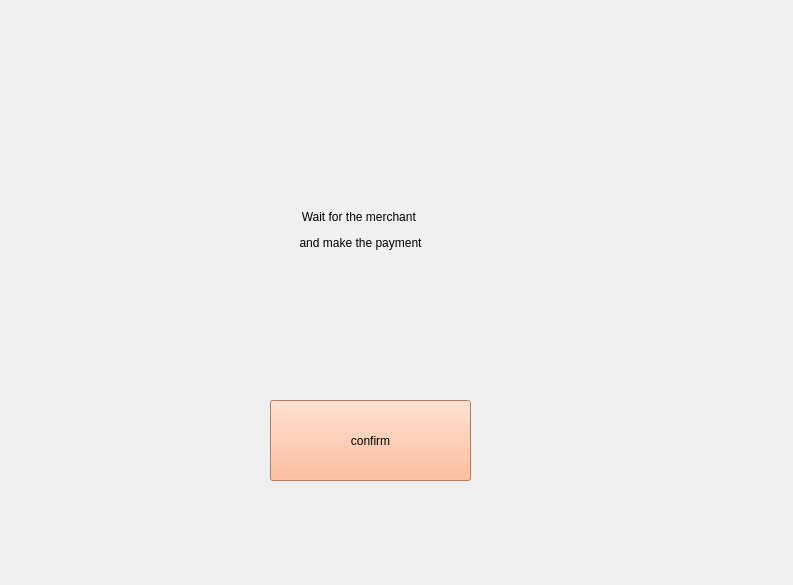
<?xml version="1.0" encoding="UTF-8"?>
<ui version="4.0">
 <class>Form</class>
 <widget class="QWidget" name="Form">
  <property name="geometry">
   <rect>
    <x>0</x>
    <y>0</y>
    <width>793</width>
    <height>585</height>
   </rect>
  </property>
  <property name="windowTitle">
   <string>Form</string>
  </property>
  <widget class="QLabel" name="label">
   <property name="geometry">
    <rect>
     <x>160</x>
     <y>140</y>
     <width>401</width>
     <height>181</height>
    </rect>
   </property>
   <property name="styleSheet">
    <string notr="true">background-color: rgb(240, 240, 240);
font: 87 20pt &quot;Segoe UI Black&quot;;</string>
   </property>
   <property name="text">
    <string>&lt;html&gt;&lt;head/&gt;&lt;body&gt;&lt;p align=&quot;center&quot;&gt;Wait for the merchant &lt;/p&gt;&lt;p align=&quot;center&quot;&gt;and make the payment&lt;/p&gt;&lt;/body&gt;&lt;/html&gt;</string>
   </property>
  </widget>
  <widget class="QPushButton" name="pushPay">
   <property name="geometry">
    <rect>
     <x>270</x>
     <y>400</y>
     <width>201</width>
     <height>81</height>
    </rect>
   </property>
   <property name="styleSheet">
    <string notr="true">font: 81 16pt &quot;Rockwell Extra Bold&quot;;
background-color: rgb(255, 170, 127);</string>
   </property>
   <property name="text">
    <string>confirm</string>
   </property>
  </widget>
  <widget class="QLabel" name="label_2">
   <property name="geometry">
    <rect>
     <x>-120</x>
     <y>-50</y>
     <width>1011</width>
     <height>671</height>
    </rect>
   </property>
   <property name="styleSheet">
    <string notr="true">background-image: url(:/newPrefix/c.jpg);</string>
   </property>
   <property name="text">
    <string/>
   </property>
  </widget>
  <zorder>label_2</zorder>
  <zorder>label</zorder>
  <zorder>pushPay</zorder>
 </widget>
 <resources>
  <include location="../JPEG/1.qrc"/>
 </resources>
 <connections/>
</ui>
